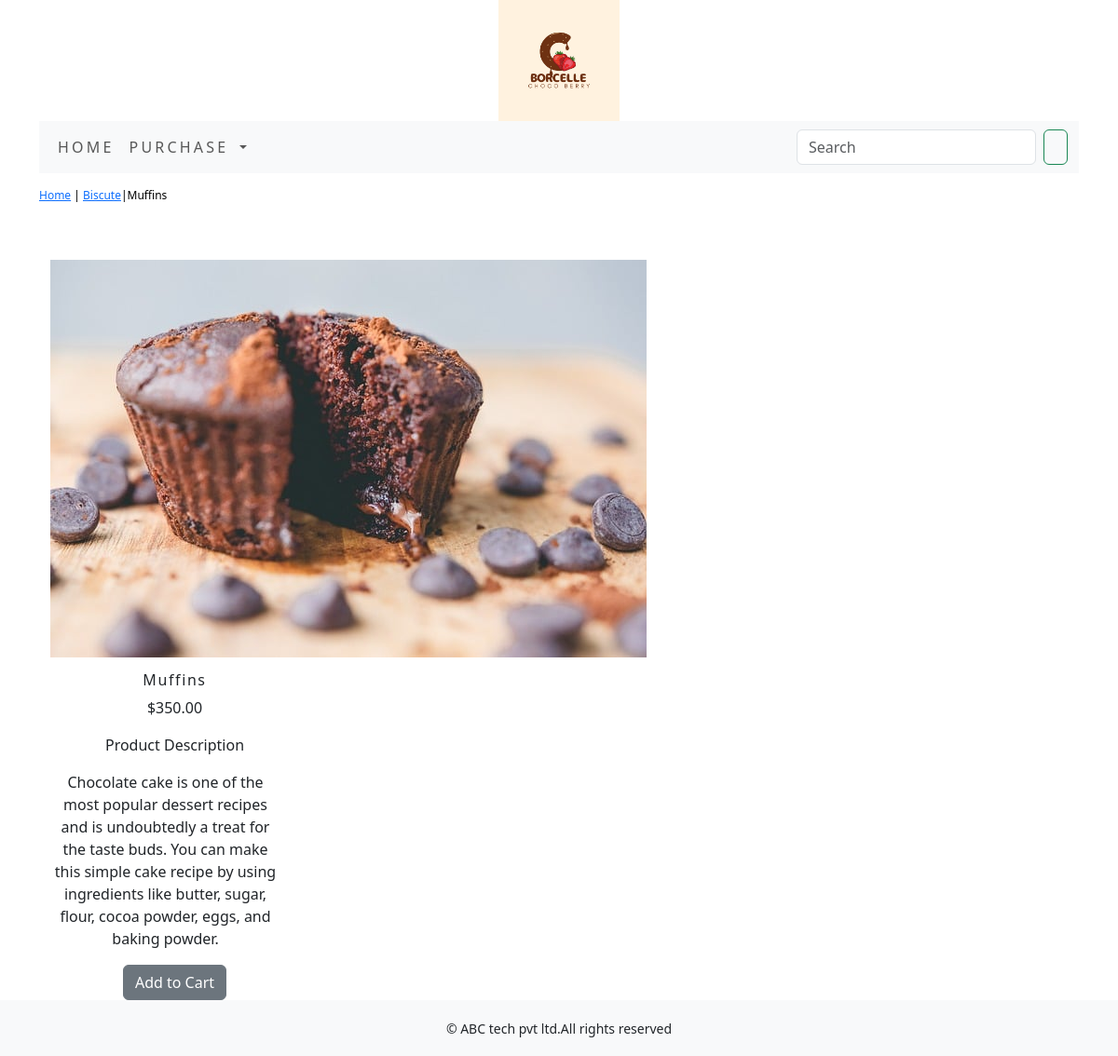
Page /purchase/biscute/muffins/ on the committed database.
### purchase/models.py (models this page shows, shortened)
class Product(models.Model):
    name=models.CharField(max_length=250,unique=True)
    slug=models.SlugField(max_length=250,unique=True)
    description=models.TextField(blank=True)
    price=models.DecimalField(max_digits=10,decimal_places=2)
    category=models.ForeignKey(Category,on_delete=models.CASCADE)
    image = models.ImageField(upload_to='product', blank=True)
    stock=models.IntegerField()
    available=models.BooleanField(default=True)
    created=models.DateTimeField(auto_now_add=True)
    updated=models.DateTimeField(auto_now=True)
    class Meta:
        ordering=('name',)
        verbose_name='product'
        verbose_name_plural='products'

class Category(models.Model):
    name=models.CharField(max_length=250,unique=True)
    slug=models.SlugField(max_length=250,unique=True)
    description=models.TextField(blank=True)
    image=models.ImageField(upload_to='category',blank=True)
    class Meta:
        ordering=('name',)
        verbose_name='category'
        verbose_name_plural='categories'
    def get_url(self):
        return reverse('purchase:products_by_category',args=[self.slug])
    def __str__(self):
        return  '{}'.format(self.name)

### purchase/views.py (the view)
# urls.py: path('<slug:c_slug>/<slug:product_slug>/', views.proDetail, name='prodCatdetail'),
def proDetail(request,c_slug,product_slug):
    try:
        product=Product.objects.get(category__slug=c_slug,slug=product_slug)
    except Exception as e:
       raise  e
    return render(request,'product.html',{'product':product})

### cart/context_processors.py (called while the page is built)
def counter(request):
    item_count=0
    if 'admin' in request.path:
        return {}
    else:
        try:
            cart=Cart.objects.filter(cart_id=_cart_id(request))
            cart_items=CartItem.objects.all().filter(cart=cart[:1])
            for cart_item in cart_items:
                item_count =+ cart_item.quantity
        except Cart.DoesNotExist:
            item_count=0
    return dict(item_count=item_count)

### cart/views.py (called while the page is built)
def _cart_id(request):
    cart=request.session.session_key
    if not cart:
        cart=request.session.create()
    return cart

### purchase/context_processors.py (called while the page is built)
def menu_links(request):
    links=Category.objects.all()
    return dict(links=links)

### templates/product.html (shortened to what this page needs)
{% extends 'base.html' %}
{% load static %}
{% block content %}
<div class="row my_prod_row_class">
    <div class="mx_auto">
        <p> <a href="{% url 'purchase:allProdCat' %}">Home</a> | <a href="{{product.category.get_url}}">{{product.category}}</a>|{{product.name}}</p>
    </div>
</div>
<div class="container">
<br>
<div class="row">
<div class="col-12 col-sm-12 col-md-12 col-lg-6 text-center">
    <div style="min-width:18rem;">
        <div>
            <img src="{{product.image.url}}" alt="{{product.name}}">
        </div>
    </div>
        <div class="col-12 col-sm-12 col-md-12 col-lg-6">
            <div>
            <h1 class="my_prod_title">{{product.name}}</h1>
            <p>${{product.price}}</p>
            <p class="my_title">Product Description</p>
            <p class="text-justify my_prod_text">{{product.description}}</p>
            {% if product.stock <= 0 %}
            <p class="text-justify my_prod_text"><b>Out Of Stock</b></p>
            {% else %}
            <a  class="btn btn-secondary"  href="{% url 'cart:add_cart' product.id %}">Add to Cart</a>
            {% endif %}
     </div>
  </div>
</div>
</div>
</div>
{% endblock %}

### templates/base.html (shortened to what this page needs)
{% load static %}
<!DOCTYPE html>
<html lang="en">
<head>
    <link rel="stylesheet" href="{% static 'css/custom.css' %}">
    <link href="{% static  'css/bootstrap.min.css' %}" rel="stylesheet">
</head>
<body>
<div class="container">
    {% include 'header.html' %}
    {% include 'nav.html' %}
    {% block content %}
    {% endblock %}
</div>
{% include 'footer.html' %}
</body>
</html>

### templates/header.html
{% load static %}
<header>
  <center>
    <a href="{%url  'purchase:allProdCat' %}"></a><img src="{% static 'img/logo.png' %}" alt="logimage" width="130px;" height="130px">
  </center>
</header>

### templates/nav.html (shortened to what this page needs)
<nav class="navbar navbar-expand-lg bg-body-tertiary">
  <div class="container-fluid">
    <div class="collapse navbar-collapse" id="navbarSupportedContent">
      <ul class="navbar-nav me-auto mb-2 mb-lg-0">
        <li class="nav-item">
          <a class="nav-link" href="#">Home</a>
        </li>
        <li class="nav-item dropdown {% if 'purchase' in request.path %}Active{% endif %}">
          <a class="nav-link dropdown-toggle" href="#" role="button" data-bs-toggle="dropdown" aria-expanded="false">
            purchase
          </a>
        </li>
      </ul>
      <form class="d-flex" action="{% url 'search_app:SearchResult' %}" method="get">
        <input class="form-control me-2" type="search" placeholder="Search" name="q" aria-label="Search">
        <button class="btn btn-outline-success" type="submit"></button>
      </form>
    </div>
  </div>
</nav>

### templates/footer.html
<div class="footer navbar-fixed-bottom my_footer">
    <p class="text-center">&copy; ABC tech pvt ltd.All rights reserved</p>
</div>

### static/css/custom.css (style rules this page uses)
body { font-family: 'Roboto', sans-serif; }
.nav-item { letter-spacing :.2em; font size : 14px; text-transform: uppercase ; }
.my_footer { background-color:#f8f9fa; height:60px; }
.my_footer p { padding-top:20px; font-size:14px; }
.my_title { font-size:16px; text_transform:uppercase; }
.my_prod_row_class { padding-top:15px; padding-bottom:20px; }
.my_prod_row_class .mx_auto { color:#000; font-size:12px; text-decoration:none; }
.my_prod_title { font-size:16px; text_transform:uppercase; letter-spacing:.1em; padding-top:15px; padding-bottom; }
.my_prod_text { padding-right:20px; }

### rows in the picture
Product: category "Biscute", name "Muffins", image (picture), price "350.00", description "Chocolate cake is one of the most popular dessert recipes and is undoubtedly a treat for the taste buds. You can make this simple cake recipe by using ingredients like butter, sugar, flour, cocoa powder, eggs, and baking powder."
